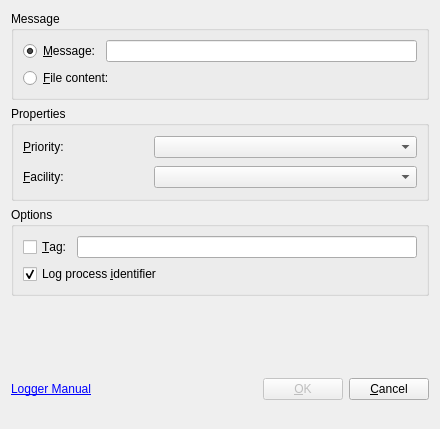
<ui version="4.0" >
 <author>Nicolas Ternisien</author>
 <comment>Dialog that allows the user to send a message with the logger command</comment>
 <class>LoggerDialogBase</class>
 <widget class="QDialog" name="LoggerDialogBase" >
  <property name="geometry" >
   <rect>
    <x>0</x>
    <y>0</y>
    <width>440</width>
    <height>429</height>
   </rect>
  </property>
  <property name="baseSize" >
   <size>
    <width>300</width>
    <height>300</height>
   </size>
  </property>
  <property name="acceptDrops" >
   <bool>true</bool>
  </property>
  <property name="windowTitle" >
   <string>Log Message</string>
  </property>
  <property name="sizeGripEnabled" >
   <bool>false</bool>
  </property>
  <layout class="QVBoxLayout" >
   <item>
    <widget class="QGroupBox" name="groupBox_3" >
     <property name="title" >
      <string>Message</string>
     </property>
     <layout class="QGridLayout" >
      <item row="0" column="0" >
       <widget class="QRadioButton" name="messageActivation" >
        <property name="text" >
         <string>&amp;Message:</string>
        </property>
        <property name="checked" >
         <bool>true</bool>
        </property>
       </widget>
      </item>
      <item row="0" column="1" colspan="2" >
       <widget class="QLineEdit" name="message" />
      </item>
      <item row="1" column="0" colspan="2" >
       <widget class="QRadioButton" name="fileActivation" >
        <property name="text" >
         <string>&amp;File content:</string>
        </property>
       </widget>
      </item>
      <item row="1" column="2" >
       <widget class="KUrlRequester" native="1" name="file" >
        <property name="enabled" >
         <bool>false</bool>
        </property>
        <property name="sizePolicy" >
         <sizepolicy vsizetype="Preferred" hsizetype="Preferred" >
          <horstretch>1</horstretch>
          <verstretch>0</verstretch>
         </sizepolicy>
        </property>
       </widget>
      </item>
     </layout>
    </widget>
   </item>
   <item>
    <widget class="QGroupBox" name="groupBox" >
     <property name="title" >
      <string>Properties</string>
     </property>
     <layout class="QVBoxLayout" >
      <item>
       <layout class="QHBoxLayout" >
        <property name="leftMargin" >
         <number>0</number>
        </property>
        <property name="topMargin" >
         <number>0</number>
        </property>
        <property name="rightMargin" >
         <number>0</number>
        </property>
        <property name="bottomMargin" >
         <number>0</number>
        </property>
        <item>
         <widget class="QLabel" name="textLabel2" >
          <property name="sizePolicy" >
           <sizepolicy vsizetype="Fixed" hsizetype="Minimum" >
            <horstretch>0</horstretch>
            <verstretch>0</verstretch>
           </sizepolicy>
          </property>
          <property name="text" >
           <string>&amp;Priority:</string>
          </property>
          <property name="wordWrap" >
           <bool>false</bool>
          </property>
          <property name="buddy" >
           <cstring>priority</cstring>
          </property>
         </widget>
        </item>
        <item>
         <spacer>
          <property name="orientation" >
           <enum>Qt::Vertical</enum>
          </property>
          <property name="sizeType" >
           <enum>QSizePolicy::Expanding</enum>
          </property>
          <property name="sizeHint" >
           <size>
            <width>84</width>
            <height>24</height>
           </size>
          </property>
         </spacer>
        </item>
        <item>
         <widget class="KComboBox" name="priority" >
          <property name="sizePolicy" >
           <sizepolicy vsizetype="Fixed" hsizetype="Preferred" >
            <horstretch>1</horstretch>
            <verstretch>0</verstretch>
           </sizepolicy>
          </property>
         </widget>
        </item>
       </layout>
      </item>
      <item>
       <layout class="QHBoxLayout" >
        <property name="leftMargin" >
         <number>0</number>
        </property>
        <property name="topMargin" >
         <number>0</number>
        </property>
        <property name="rightMargin" >
         <number>0</number>
        </property>
        <property name="bottomMargin" >
         <number>0</number>
        </property>
        <item>
         <widget class="QLabel" name="textLabel2_2" >
          <property name="sizePolicy" >
           <sizepolicy vsizetype="Fixed" hsizetype="Minimum" >
            <horstretch>0</horstretch>
            <verstretch>0</verstretch>
           </sizepolicy>
          </property>
          <property name="text" >
           <string>&amp;Facility:</string>
          </property>
          <property name="wordWrap" >
           <bool>false</bool>
          </property>
          <property name="buddy" >
           <cstring>facility</cstring>
          </property>
         </widget>
        </item>
        <item>
         <spacer>
          <property name="orientation" >
           <enum>Qt::Vertical</enum>
          </property>
          <property name="sizeType" >
           <enum>QSizePolicy::Expanding</enum>
          </property>
          <property name="sizeHint" >
           <size>
            <width>84</width>
            <height>24</height>
           </size>
          </property>
         </spacer>
        </item>
        <item>
         <widget class="KComboBox" name="facility" >
          <property name="sizePolicy" >
           <sizepolicy vsizetype="Fixed" hsizetype="Preferred" >
            <horstretch>1</horstretch>
            <verstretch>0</verstretch>
           </sizepolicy>
          </property>
         </widget>
        </item>
       </layout>
      </item>
     </layout>
    </widget>
   </item>
   <item>
    <widget class="QGroupBox" name="groupBox_2" >
     <property name="title" >
      <string>Options</string>
     </property>
     <layout class="QVBoxLayout" >
      <item>
       <layout class="QHBoxLayout" >
        <property name="leftMargin" >
         <number>0</number>
        </property>
        <property name="topMargin" >
         <number>0</number>
        </property>
        <property name="rightMargin" >
         <number>0</number>
        </property>
        <property name="bottomMargin" >
         <number>0</number>
        </property>
        <item>
         <widget class="QCheckBox" name="tagActivation" >
          <property name="focusPolicy" >
           <enum>Qt::TabFocus</enum>
          </property>
          <property name="text" >
           <string>&amp;Tag:</string>
          </property>
         </widget>
        </item>
        <item>
         <widget class="QLineEdit" name="tag" />
        </item>
       </layout>
      </item>
      <item>
       <widget class="QCheckBox" name="useProcessIdentifier" >
        <property name="text" >
         <string>Log process &amp;identifier</string>
        </property>
        <property name="checked" >
         <bool>true</bool>
        </property>
       </widget>
      </item>
     </layout>
    </widget>
   </item>
   <item>
    <spacer>
     <property name="orientation" >
      <enum>Qt::Vertical</enum>
     </property>
     <property name="sizeType" >
      <enum>QSizePolicy::Expanding</enum>
     </property>
     <property name="sizeHint" >
      <size>
       <width>31</width>
       <height>31</height>
      </size>
     </property>
    </spacer>
   </item>
   <item>
    <layout class="QHBoxLayout" >
     <property name="leftMargin" >
      <number>0</number>
     </property>
     <property name="topMargin" >
      <number>0</number>
     </property>
     <property name="rightMargin" >
      <number>0</number>
     </property>
     <property name="bottomMargin" >
      <number>0</number>
     </property>
     <item>
      <widget class="QLabel" name="loggerManual" >
       <property name="sizePolicy" >
        <sizepolicy vsizetype="Fixed" hsizetype="Expanding" >
         <horstretch>0</horstretch>
         <verstretch>0</verstretch>
        </sizepolicy>
       </property>
       <property name="toolTip" >
        <string>Open the 'logger' command manual.</string>
       </property>
       <property name="statusTip" >
        <string>This link opens the 'logger' command manual.</string>
       </property>
       <property name="text" >
        <string>&lt;a href="man:/logger">Logger Manual&lt;/a></string>
       </property>
      </widget>
     </item>
     <item>
      <spacer>
       <property name="orientation" >
        <enum>Qt::Vertical</enum>
       </property>
       <property name="sizeType" >
        <enum>QSizePolicy::Expanding</enum>
       </property>
       <property name="sizeHint" >
        <size>
         <width>155</width>
         <height>26</height>
        </size>
       </property>
      </spacer>
     </item>
     <item>
      <widget class="QPushButton" name="buttonOK" >
       <property name="enabled" >
        <bool>false</bool>
       </property>
       <property name="text" >
        <string>&amp;OK</string>
       </property>
       <property name="shortcut" >
        <string/>
       </property>
       <property name="autoDefault" >
        <bool>true</bool>
       </property>
       <property name="default" >
        <bool>true</bool>
       </property>
      </widget>
     </item>
     <item>
      <widget class="QPushButton" name="buttonCancel" >
       <property name="text" >
        <string>&amp;Cancel</string>
       </property>
       <property name="shortcut" >
        <string/>
       </property>
       <property name="autoDefault" >
        <bool>true</bool>
       </property>
      </widget>
     </item>
    </layout>
   </item>
  </layout>
 </widget>
 <customwidgets>
  <customwidget>
   <class>KComboBox</class>
   <extends>QComboBox</extends>
   <header>kcombobox.h</header>
  </customwidget>
  <customwidget>
   <class>KUrlRequester</class>
   <extends>QWidget</extends>
   <header>kurlrequester.h</header>
  </customwidget>
 </customwidgets>
 <tabstops>
  <tabstop>buttonOK</tabstop>
  <tabstop>buttonCancel</tabstop>
  <tabstop>loggerManual</tabstop>
 </tabstops>
 <includes>
  <include location="local" >kurlrequester.h</include>
  <include location="local" >kcombobox.h</include>
  <include location="local" >QLabel</include>
 </includes>
 <resources/>
 <connections/>
</ui>
